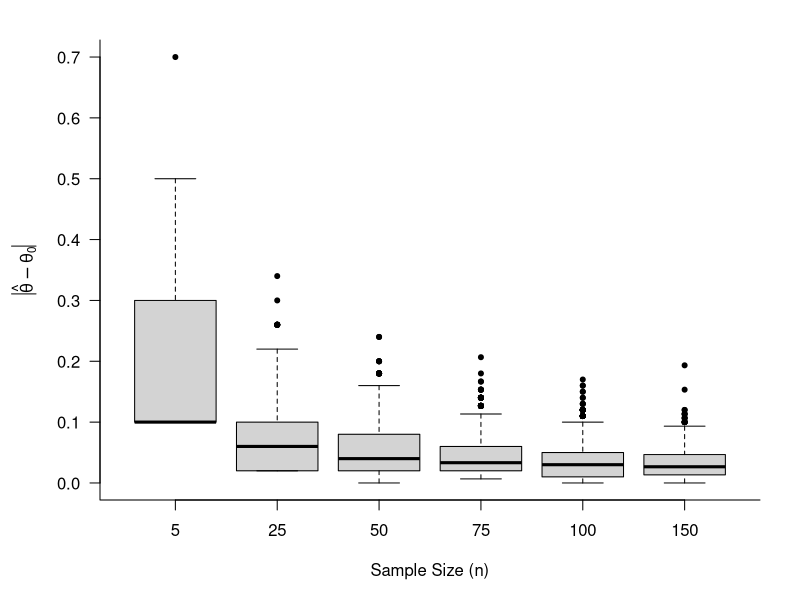
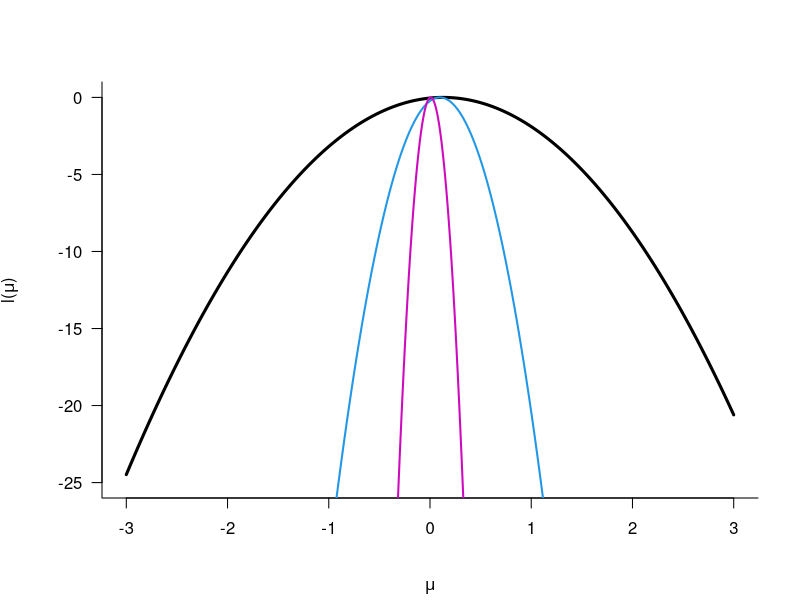
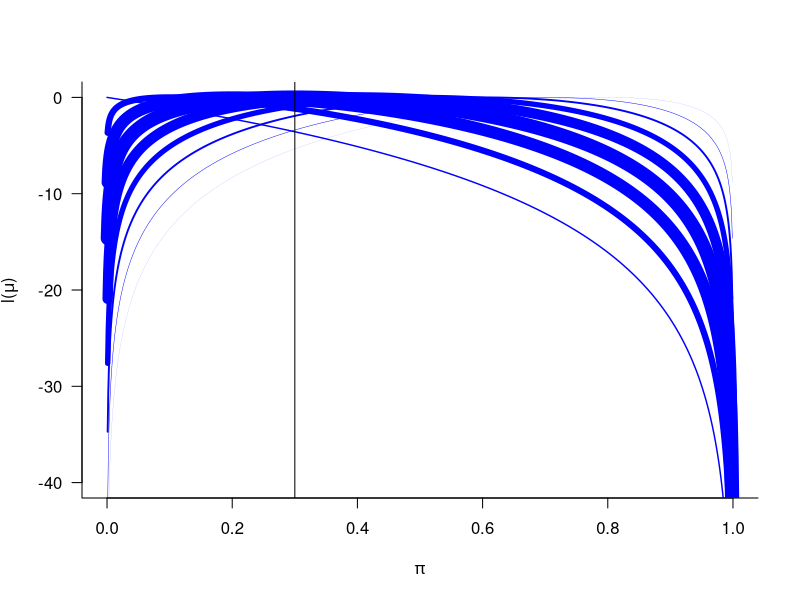
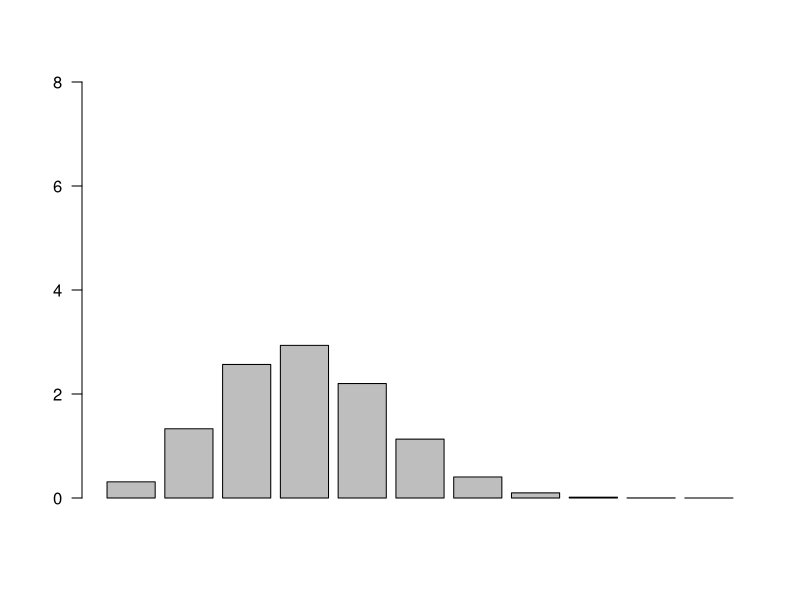

Recreate these plots in R, in order.
# Script: Likelihood_Function_Visualization.R
# Description: This script defines and visualizes likelihood functions 
# for normal and binomial distributions, highlighting the effects of 
# sample size and parameter changes.

# Load required library
library(ggplot2)

# Flag to control PDF generation
generate_pdf <- TRUE  # Set to TRUE to generate PDF files

# Define the log-likelihood function for a normal distribution
log.lik.norm <- function(x, mu) {
  log.lik.return <- c()
  for (i in 1:length(mu)) {
    log.lik.return <- c(log.lik.return, sum(log(dnorm(x, mean = mu[i]))))
  }
  return(log.lik.return)
}

# Define the log-likelihood function for a binomial distribution
log.lik <- function(p, x, n) {
  return(log(dbinom(x, size = n, prob = p)))
}

# Define an approximate log-likelihood function for a binomial distribution
log.lik.approx <- function(p, x, n) {
  p.ml <- x / n
  return(log(dbinom(x, size = n, prob = p.ml)) - 
           0.5 * n * (p - p.ml)^2 / (p.ml * (1 - p.ml)))
}

# Example 0: Consistency for normal distribution 

x_5 <- rowMeans(matrix(rbinom(5*2000,size = 1, prob = 0.3), nrow = 2000))
# x_10 <- rowMeans(matrix(rbinom(10*2000,size = 1, prob = 0.3), nrow = 2000))
# x_15 <- rowMeans(matrix(rbinom(15*2000,size = 1, prob = 0.3), nrow = 2000))
# x_20 <- rowMeans(matrix(rbinom(20*2000,size = 1, prob = 0.3), nrow = 2000))
x_25 <- rowMeans(matrix(rbinom(25*2000,size = 1, prob = 0.3), nrow = 2000))
# x_30 <- rowMeans(matrix(rbinom(30*2000,size = 1, prob = 0.3), nrow = 2000))
# x_35 <- rowMeans(matrix(rbinom(35*2000,size = 1, prob = 0.3), nrow = 2000))
# x_40 <- rowMeans(matrix(rbinom(40*2000,size = 1, prob = 0.3), nrow = 2000))
# x_45 <- rowMeans(matrix(rbinom(45*2000,size = 1, prob = 0.3), nrow = 2000))
x_50 <- rowMeans(matrix(rbinom(n = 50*2000,size = 1, prob = 0.3), nrow = 2000))
x_75 <- rowMeans(matrix(rbinom(75*2000,size = 1, prob = 0.3), nrow = 2000))
x_100 <- rowMeans(matrix(rbinom(100*2000,size = 1, prob = 0.3), nrow = 2000))
x_150 <- rowMeans(matrix(rbinom(150*2000,size = 1, prob = 0.3), nrow = 2000))
data_list <- list(
  "5"  = x_5, 
  # "10" = x_10, "15" = x_15, "20" = x_20, 
  "25" = x_25,
  # "30" = x_30, "35" = x_35, "40" = x_40, "45" = x_45, 
  "50" = x_50, "75" = x_75, "100" = x_100, "150" = x_150
)

# Calculate the error relative to the true parameter p = 0.3
error_list <- lapply(data_list, function(x) abs(x - 0.3))

pdf("plots/consist.pdf", width = 5, height = 5)
par(mar = c(5, 5, 2, 2)) 

boxplot(error_list, 
        axes = FALSE,      # Suppress default axes and box
        xlab = "Sample Size (n)",
        ylab = expression(abs(hat(theta) - theta[0])),
        pch = 20)
sample_sizes <- c(5, 25, 50, 75, 100, 150)
axis(1, at = 1:length(error_list), labels = sample_sizes)
axis(2, las = 1)         
box(bty = "l")
dev.off()
# Example 1: Log-likelihood for normal distribution
set.seed(1)
x <- rnorm(5)  # Small sample size
mu <- seq(-3, 3, by = 0.01)  # Range of mean values


if (generate_pdf) pdf("plots/logik.pdf", width = 5, height = 5)
par(mar = c(5, 5, 4, 2) + 0.1, mgp = c(4, 1, 0))
plot(mu, log.lik.norm(x, mu) - max(log.lik.norm(x, mu)), las = 1, bty = "l",
     type = "l", lwd = 3, ylab = expression("l("*mu*")"), xlab = expression(mu), 
     ylim = c(-25, 0))
x <- rnorm(50)  # Medium sample size
lines(mu, log.lik.norm(x, mu) - max(log.lik.norm(x, mu)), 
      lwd = 2, col = 4, las = 1, bty = "l")
x <- rnorm(500)  # Large sample size
lines(mu, log.lik.norm(x, mu) - max(log.lik.norm(x, mu)), 
      lwd = 2, col = 6, las = 1, bty = "l")
if (generate_pdf) dev.off()

# Example 2: Log-likelihood for binomial distribution
p0 <- 0.3  # True probability
p <- seq(0, 1, by = 0.001)  # Range of probabilities
n <- 10  # Number of trials
x <- rbinom(1, size = n, prob = p0)  # Simulated observation

# Likelihood visualization with varying x
if (generate_pdf) pdf("plots/plot.lik.4.pdf", height = 7, width = 7)
plot(p, log.lik(p, x, n), xlab = expression(pi), type = "n", 
     ylab = expression("l("*mu*")"), ylim = c(-40, 0), las = 1, bty = "l")

PP <- c()
for (i in 0:n) {
  x <- i
  pp <- dbinom(x, size = n, prob = p0)
  PP <- c(PP, pp)
  lines(p, log.lik(p, x, n) - max(log.lik(p, x, n)), 
        type = "l", lwd = pp * 50, col = "blue", las = 1, bty = "l")
}
abline(v = p0)
if (generate_pdf) dev.off()

# Visualizing likelihood weights
if (generate_pdf) pdf("plots/plot.lik.5.pdf", height = 3, width = 7)
barplot(PP * length(PP), ylim = c(0, 8), las = 1, bty = "l")
if (generate_pdf) dev.off()
